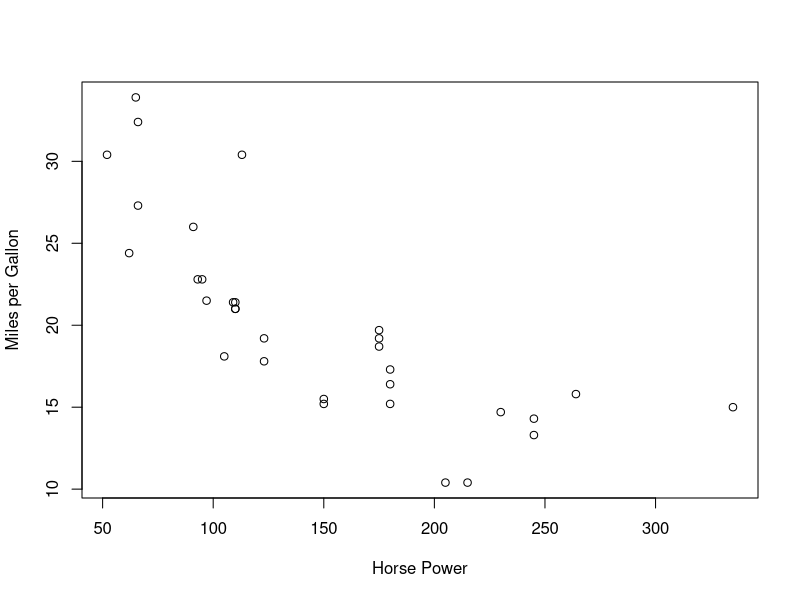

Write R code to recreate this figure.
## ---- chunk 1
# You can set default chunk options here.
# cache=TRUE save compilation time be caching code chunk results, but 
# be careful because they don't automatically regenerate unless 
# the code in the chunk changes!
# echo=FALSE set because in a formal report, you likely don't want to
# show all your code, unless the report is discussing the code.
knitr::opts_chunk$set(echo=FALSE, cache=FALSE, fig.pos="ht", out.extra="")
library(tidyverse)            # Usually this is a good package to have.
library(knitr)                # For the kable command.
## ---- chunk 2
with(mtcars, plot(x=hp, y=mpg, xlab="Horse Power", ylab="Miles per Gallon"))
## ---- chunk 3
kable(head(mtcars), caption="The mtcars data frame.")
